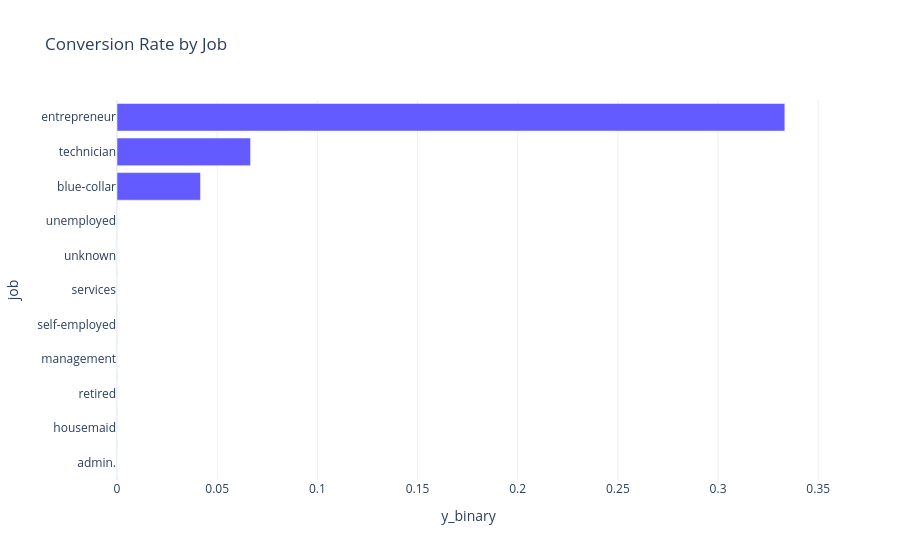
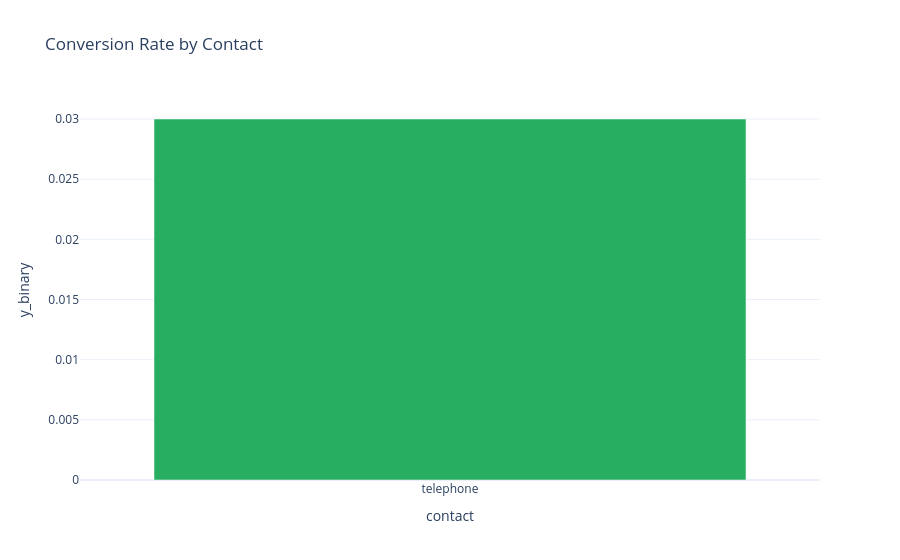
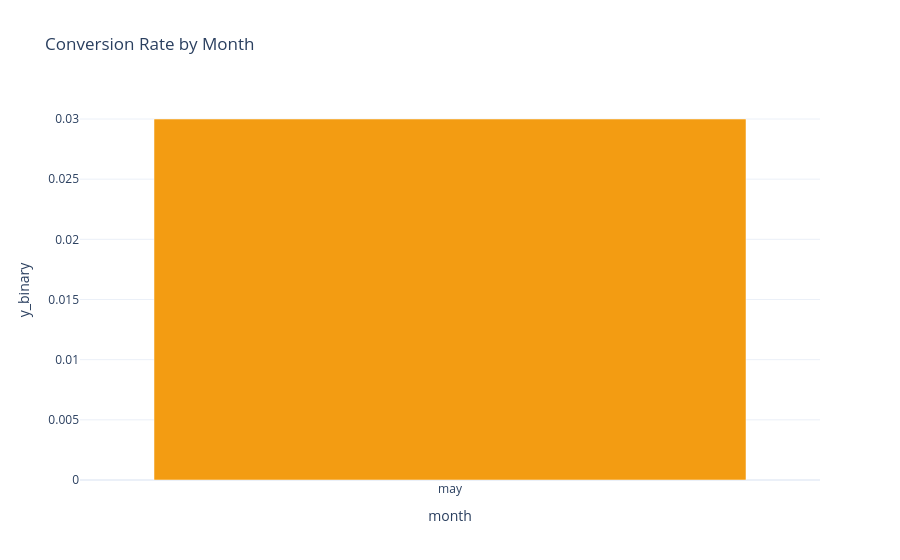

The notebook cell these images were saved under, in order:
### Code cell
# Plot b-d: Conversion rates
df_orig = pd.read_csv('data/processed/campaign_clean.csv')
if 'y_binary' not in df_orig.columns: df_orig['y_binary'] = (df_orig['y']=='yes').astype(int)

conv_job = df_orig.groupby('job')['y_binary'].mean().sort_values(ascending=True).reset_index()
fig = px.bar(conv_job, y='job', x='y_binary', orientation='h', color_discrete_sequence=[PRIMARY],
             template=TEMPLATE, title='Conversion Rate by Job')
fig.show()

conv_contact = df_orig.groupby('contact')['y_binary'].mean().reset_index()
fig = px.bar(conv_contact, x='contact', y='y_binary', color_discrete_sequence=[SAFE],
             template=TEMPLATE, title='Conversion Rate by Contact')
fig.show()

conv_month = df_orig.groupby('month')['y_binary'].mean().reset_index()
fig = px.bar(conv_month, x='month', y='y_binary', color_discrete_sequence=[WARNING],
             template=TEMPLATE, title='Conversion Rate by Month')
fig.show()

### Figure 1 — Plotly figure (JSON) as saved in the notebook; plotly's stock layout.template omitted (floating-point values rounded to 4 significant figures)
{"data": [{"hovertemplate": "y_binary=%{x}<br>job=%{y}<extra></extra>", "legendgroup": "", "marker": {"color": "#635BFF", "pattern": {"shape": ""}}, "name": "", "orientation": "h", "showlegend": false, "textposition": "auto", "type": "bar", "x": [0.0, 0.0, 0.0, 0.0, 0.0, 0.0, 0.0, 0.0, 0.04167, 0.06667, 0.3333], "xaxis": "x", "y": ["admin.", "housemaid", "retired", "management", "self-employed", "services", "unknown", "unemployed", "blue-collar", "technician", "entrepreneur"], "yaxis": "y"}], "layout": {"barmode": "relative", "legend": {"tracegroupgap": 0}, "title": {"text": "Conversion Rate by Job"}, "xaxis": {"anchor": "y", "domain": [0.0, 1.0], "title": {"text": "y_binary"}}, "yaxis": {"anchor": "x", "domain": [0.0, 1.0], "title": {"text": "job"}}}}

### Figure 2 — Plotly figure (JSON) as saved in the notebook; plotly's stock layout.template omitted (floating-point values rounded to 4 significant figures)
{"data": [{"hovertemplate": "contact=%{x}<br>y_binary=%{y}<extra></extra>", "legendgroup": "", "marker": {"color": "#27AE60", "pattern": {"shape": ""}}, "name": "", "orientation": "v", "showlegend": false, "textposition": "auto", "type": "bar", "x": ["telephone"], "xaxis": "x", "y": [0.03], "yaxis": "y"}], "layout": {"barmode": "relative", "legend": {"tracegroupgap": 0}, "title": {"text": "Conversion Rate by Contact"}, "xaxis": {"anchor": "y", "domain": [0.0, 1.0], "title": {"text": "contact"}}, "yaxis": {"anchor": "x", "domain": [0.0, 1.0], "title": {"text": "y_binary"}}}}

### Figure 3 — Plotly figure (JSON) as saved in the notebook; plotly's stock layout.template omitted (floating-point values rounded to 4 significant figures)
{"data": [{"hovertemplate": "month=%{x}<br>y_binary=%{y}<extra></extra>", "legendgroup": "", "marker": {"color": "#F39C12", "pattern": {"shape": ""}}, "name": "", "orientation": "v", "showlegend": false, "textposition": "auto", "type": "bar", "x": ["may"], "xaxis": "x", "y": [0.03], "yaxis": "y"}], "layout": {"barmode": "relative", "legend": {"tracegroupgap": 0}, "title": {"text": "Conversion Rate by Month"}, "xaxis": {"anchor": "y", "domain": [0.0, 1.0], "title": {"text": "month"}}, "yaxis": {"anchor": "x", "domain": [0.0, 1.0], "title": {"text": "y_binary"}}}}
